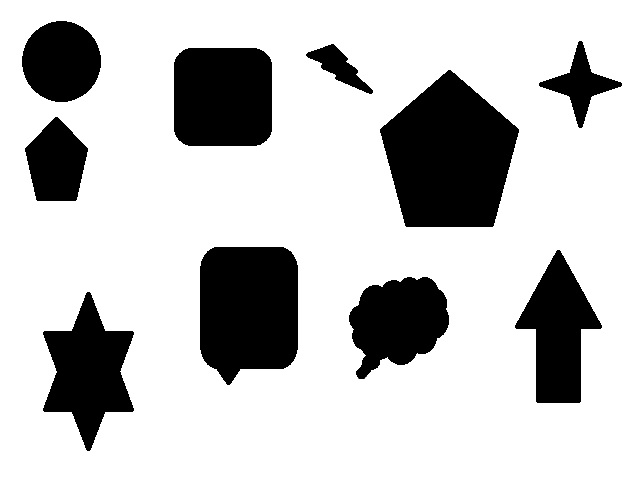
//> input picture images/variosobjetos.jpg, 640 x 480 px
$ ./questao32   (built with g++ and OpenCV 4)
//> lines starting //> are read from the running program, lines starting //| are printed output that depends on the picture; after the words box and inside, x2 and y2 are one past the last pixel; in counts of white or black regions, pixels touching at a corner belong together
//> further down, img is the input picture: 480 rows x 640 cols, CV_8UC3; min 0, max 255, mean 196.7
#include <iostream>
#include <opencv2/highgui.hpp>
#include <opencv2/imgproc.hpp>
#include <opencv2/highgui/highgui_c.h>
#include <stdio.h>

using namespace std;
using namespace cv;

Mat getRectContoursImage(Mat img) {
        Mat grayImage;
        vector<vector<Point> > contours;
        vector<Vec4i> hierarchy;
        RNG rng(12345);

        cvtColor(img, grayImage, COLOR_RGB2GRAY);

        blur(grayImage, grayImage, Size(3, 3));
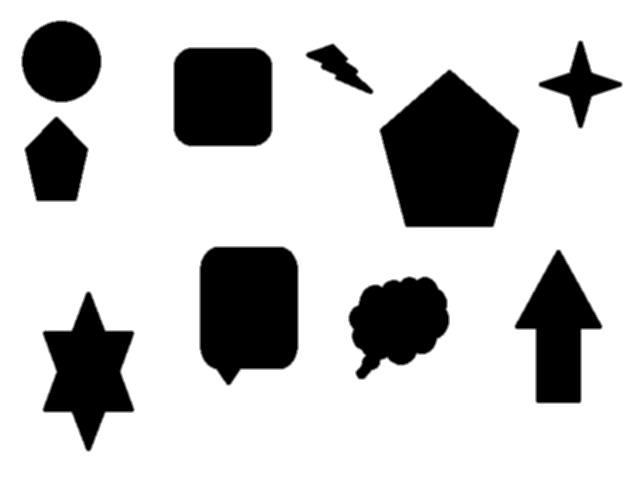
//> grayImage: 480 rows x 640 cols, CV_8UC1; min 0, max 255, mean 196.7

        Canny(grayImage, grayImage, 125, 255, 3);
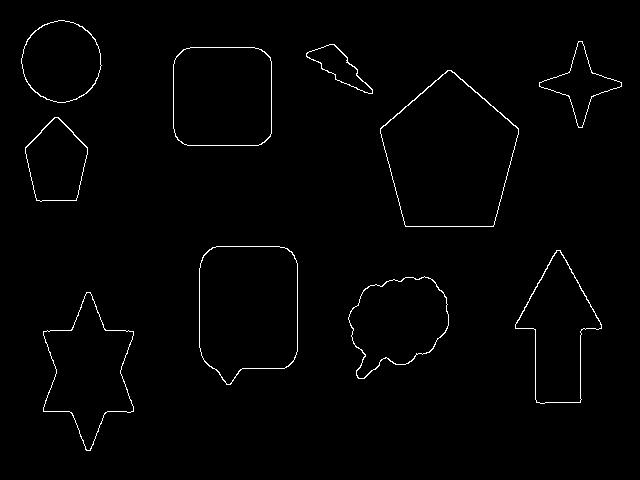
//> grayImage: 480 rows x 640 cols, CV_8UC1; 1.2% white in thin lines or dots, all inside (x1, y1, x2, y2) = (21, 20, 622, 451)

        findContours(grayImage, contours, CV_RETR_LIST, CV_CHAIN_APPROX_NONE);
//> contours = 20 contours; largest, box (x1, y1, x2, y2) and area: (380, 70, 519, 227) 15298, (380, 70, 519, 227) 15186, (199, 246, 298, 385) 11828, (199, 246, 298, 385) 11778, (173, 47, 272, 146) 9314

        printf("contours numbers: %lu \n", contours.size());
//| contours numbers: 20

        Mat drawingContours = Mat::zeros(grayImage.size(), CV_8UC3);
        vector<Moments> vecMoments(contours.size());
//> vecMoments = 20 items
        vector<Point2f> massCenters(contours.size());

        for (int i = 0; i < contours.size(); i++) {
            vecMoments[i] = moments(contours[i], false);
        }
//> this loop made 20 passes

        for (int i = 0; i < contours.size(); i++) {
            massCenters[i] = Point2f(vecMoments[i].m10 / vecMoments[i].m00, vecMoments[i].m01 / vecMoments[i].m00);
        }

        for (int i = 0; i < contours.size(); i++) {
            Scalar color = Scalar(rng.uniform(0, 255), rng.uniform(0, 255), rng.uniform(0, 255));
            drawContours(drawingContours, contours, i, color, 2, 8, hierarchy, 0, Point());
            circle(drawingContours, massCenters[i], 4, color, -1, 8, 0);
        }
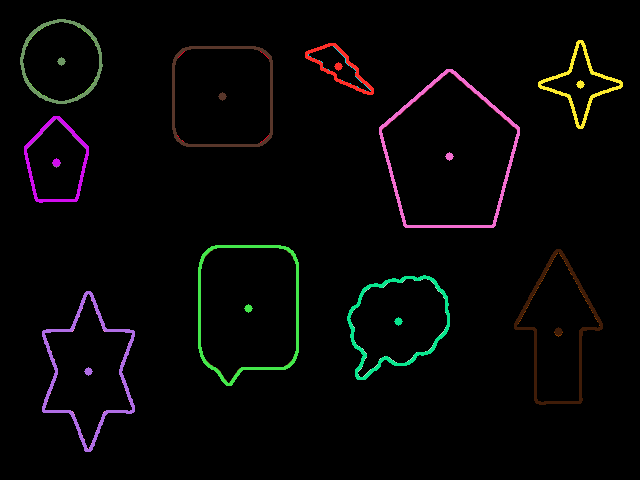
//> drawingContours: 480 rows x 640 cols, CV_8UC3; mean B, G, R 4.8, 5, 5.7

        for (int i = 0; i < contours.size(); i++) {
            printf(" * Contour[%d] - Area (M_00) = %.2f - Area OpenCV: %.2f - Length: %.2f \n", i, vecMoments[i].m00,
                contourArea(contours[i]), arcLength(contours[i], true));
            Scalar color = Scalar(rng.uniform(0, 255), rng.uniform(0, 255), rng.uniform(0, 255));
            drawContours(drawingContours, contours, i, color, 2, 8, hierarchy, 0, Point());
            circle(drawingContours, massCenters[i], 4, color, -1, 8, 0);
        }
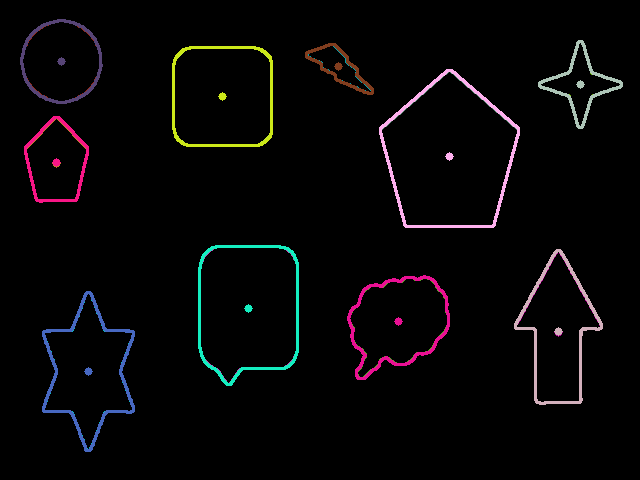
//> drawingContours: 480 rows x 640 cols, CV_8UC3; 4.05% of pixels changed, all inside (x1, y1, x2, y2) = (20, 19, 623, 452)

        return drawingContours;
    }

int main() {
        Mat img, drawingImage;

        img = imread("C:/Users/User/Desktop/GIT/LapiscoComputerVisionRepo/images/variosobjetos.jpg");

        drawingImage = getRectContoursImage(img);

        imshow("original image", img);
        imshow("image with contours", drawingImage);

        waitKey(0);
        return 0;
    }
